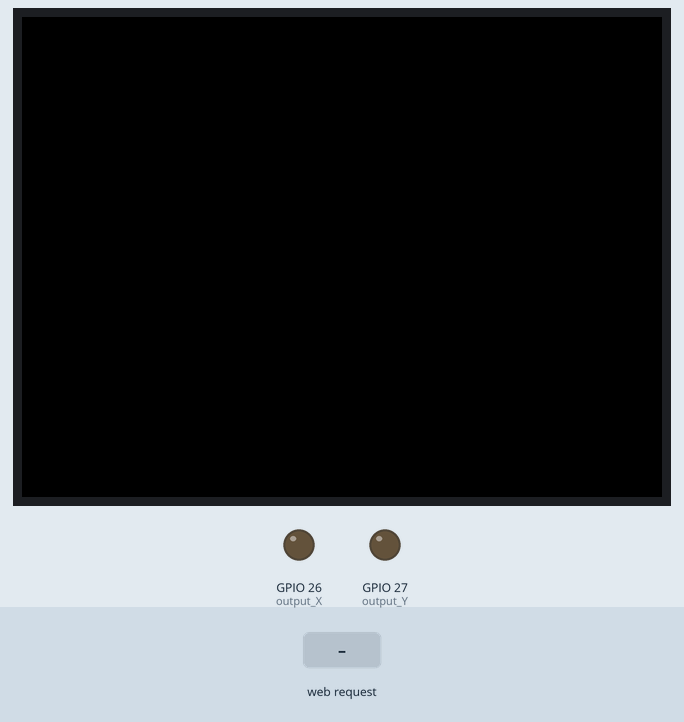
Bench run of a sketch on a simulated ESP32. Parts: 320×240 colour display, output pins drawn as LEDs (lit = HIGH). The test bench sets the inputs (shaded band). WiFi joins after 1.5 s; servers stay silent unless stated; what the sketch prints to the serial monitor is not drawn.

Above: at 2.8 s.
2.9 s: HTTP request GET /X/on received
At 4.1 s:
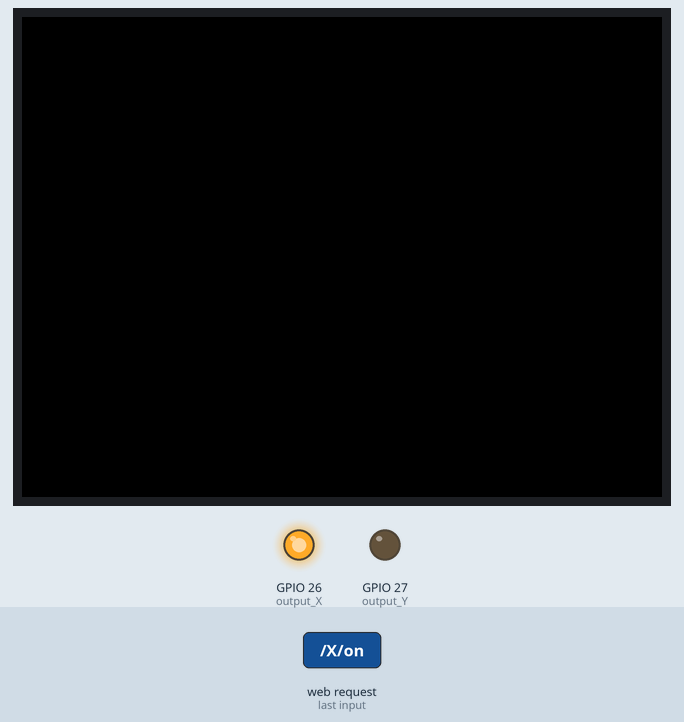
4.4 s: HTTP request GET /Y/on received
At 5.3 s:
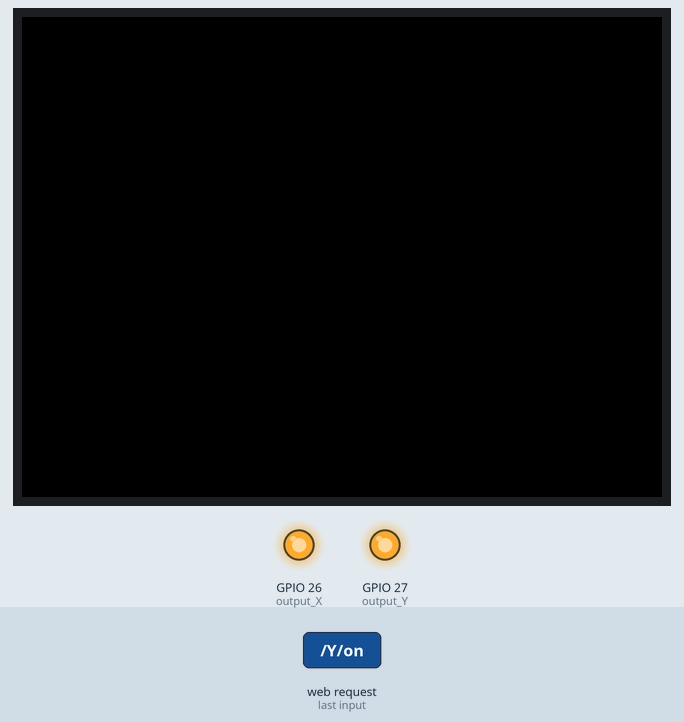
5.9 s: HTTP request GET /X/off received
At 6.4 s:
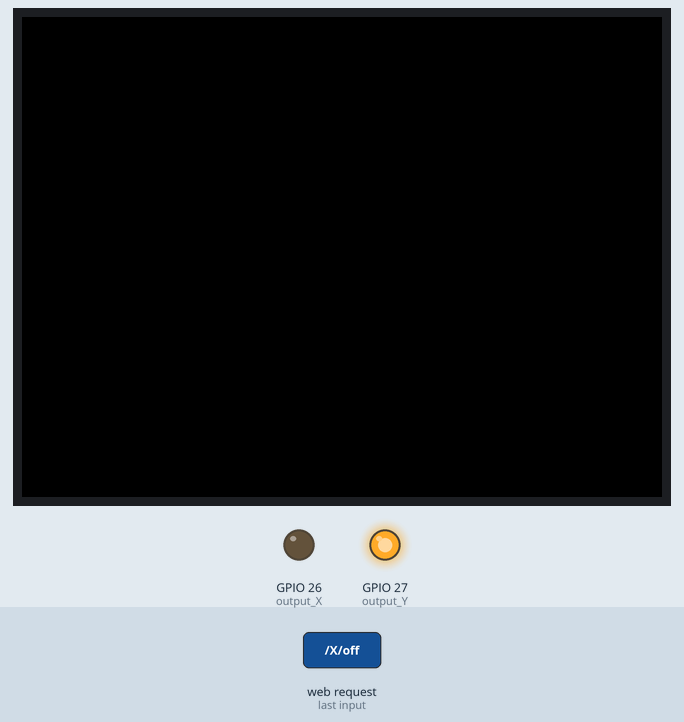
Timing chart, 0 to 8.9 s (numbered marks = the images above; inputs shaded):
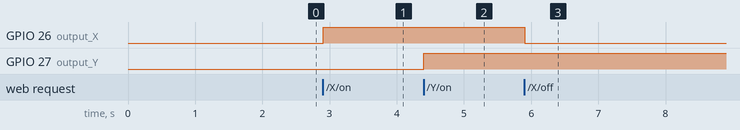

The sketch:

sketch_HTML.ino
```cpp
/*
 * You can replace X and Y with desired pins
 */

// Load Wi-Fi library
#include <WiFi.h>
#include <M5Stack.h>


// Replace with your network credentials
const char* ssid     = "ssid";
const char* password = "password";

// Set web server port number to 80
WiFiServer server(80);

// Variable to store the HTTP request
String header;

// Auxiliar variables to store the current output state
String outputState_X = "off";
String outputState_Y = "off";

// Assign output variables to pins
const int output_X = 26;
const int output_Y = 27;

void setup() {

  M5.begin();
  Serial.begin(115200);

  // Initialize the output variables as outputs
  pinMode(output_X, OUTPUT);
  pinMode(output_Y, OUTPUT);
  // Set outputs to LOW
  digitalWrite(output_X, LOW);
  digitalWrite(output_Y, LOW);

  // Connect to Wi-Fi network with SSID and password
  Serial.print("Connecting to ");
  Serial.println(ssid);
  WiFi.begin(ssid, password);
  while (WiFi.status() != WL_CONNECTED) {
    delay(500);
    Serial.print(".");
  }
  // Print local IP address and start web server
  Serial.println("");
  Serial.println("WiFi connected.");
  Serial.println("IP address: ");
  Serial.println(WiFi.localIP());
  server.begin();
}

void loop(){
  WiFiClient client = server.available();   // Listen for incoming clients

  if (client) {                             // If a new client connects,
    Serial.println("New Client.");          // print a message out in the serial port
    String currentLine = "";                // make a String to hold incoming data from the client
    while (client.connected()) {            // loop while the client's connected
      if (client.available()) {             // if there's bytes to read from the client,
        char c = client.read();             // read a byte, then
        Serial.write(c);                    // print it out the serial monitor
        header += c;
        if (c == '\n') {                    // if the byte is a newline character
          // if the current line is blank, you got two newline characters in a row.
          // that's the end of the client HTTP request, so send a response:
          if (currentLine.length() == 0) {
            // HTTP headers always start with a response code (e.g. HTTP/1.1 200 OK)
            // and a content-type so the client knows what's coming, then a blank line:
            client.println("HTTP/1.1 200 OK");
            client.println("Content-type:text/html");
            client.println("Connection: close");
            client.println();

            // turns the GPIOs on and off
            if (header.indexOf("GET /X/on") >= 0) {
              Serial.println("GPIO X on");
              outputState_X = "on";
              digitalWrite(output_X, HIGH);
            } else if (header.indexOf("GET /X/off") >= 0) {
              Serial.println("GPIO X off");
              outputState_X = "off";
              digitalWrite(output_X, LOW);
            } else if (header.indexOf("GET /Y/on") >= 0) {
              Serial.println("GPIO Y on");
              outputState_Y = "on";
              digitalWrite(output_Y, HIGH);
            } else if (header.indexOf("GET /Y/off") >= 0) {
              Serial.println("GPIO Y off");
              outputState_Y = "off";
              digitalWrite(output_Y, LOW);
            }

            // Display the HTML web page
            client.println("<!DOCTYPE html><html>");
            client.println("<head><meta name=\"viewport\" content=\"width=device-width, initial-scale=1\">");
            client.println("<link rel=\"icon\" href=\"data:,\">");
            // CSS to style the on/off buttons
            // Feel free to change the background-color and font-size attributes to fit your preferences
            client.println("<style>html { font-family: Helvetica; display: inline-block; margin: 0px auto; text-align: center;}");
            client.println(".button { background-color: #4CAF50; border: none; color: white; padding: 16px 40px;");
            client.println("text-decoration: none; font-size: 30px; margin: 2px; cursor: pointer;}");
            client.println(".button2 {background-color: #555555;}</style></head>");

            // Web Page Heading
            client.println("<body><h1>ESP32 Web Server</h1>");

            // Display current state, and ON/OFF buttons for X
            client.println("<p>X - State " + outputState_X + "</p>");
            // If the outputState_X is off, it displays the ON button
            if (outputState_X=="off") {
              client.println("<p><a href=\"/X/on\"><button class=\"button\">ON</button></a></p>");
            } else {
              client.println("<p><a href=\"/X/off\"><button class=\"button button2\">OFF</button></a></p>");
            }

            // Display current state, and ON/OFF buttons for Y
            client.println("<p>Y - State " + outputState_Y + "</p>");
            // If the outputState_Y is off, it displays the ON button
            if (outputState_Y=="off") {
              client.println("<p><a href=\"/Y/on\"><button class=\"button\">ON</button></a></p>");
            } else {
              client.println("<p><a href=\"/Y/off\"><button class=\"button button2\">OFF</button></a></p>");
            }
            client.println("</body></html>");

            // The HTTP response ends with another blank line
            client.println();
            // Break out of the while loop
            break;
          } else { // if you got a newline, then clear currentLine
            currentLine = "";
          }
        } else if (c != '\r') {  // if you got anything else but a carriage return character,
          currentLine += c;      // add it to the end of the currentLine
        }
      }
    }
    // Clear the header variable
    header = "";
    // Close the connection
    client.stop();
    Serial.println("Client disconnected.");
    Serial.println("");
  }
}
```

Measured:
- after the input at 2.9 s, GPIO 26 (output_X): LOW → HIGH at once
- after the input at 4.4 s, GPIO 27 (output_Y): LOW → HIGH at once
- after the input at 5.9 s, GPIO 26 (output_X): HIGH → LOW at once
